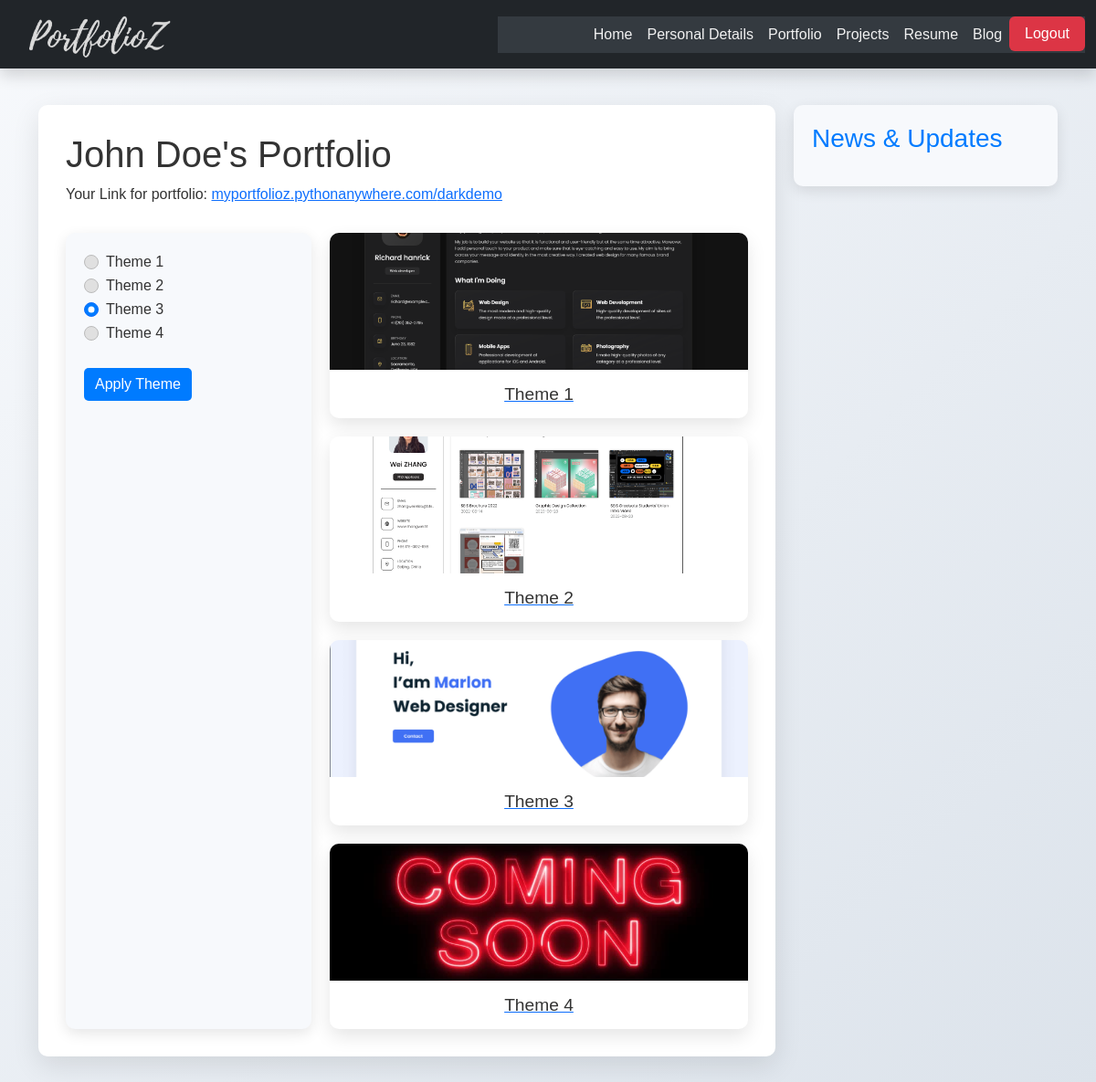
/admin (signed in), run on an earlier commit of the app's database.
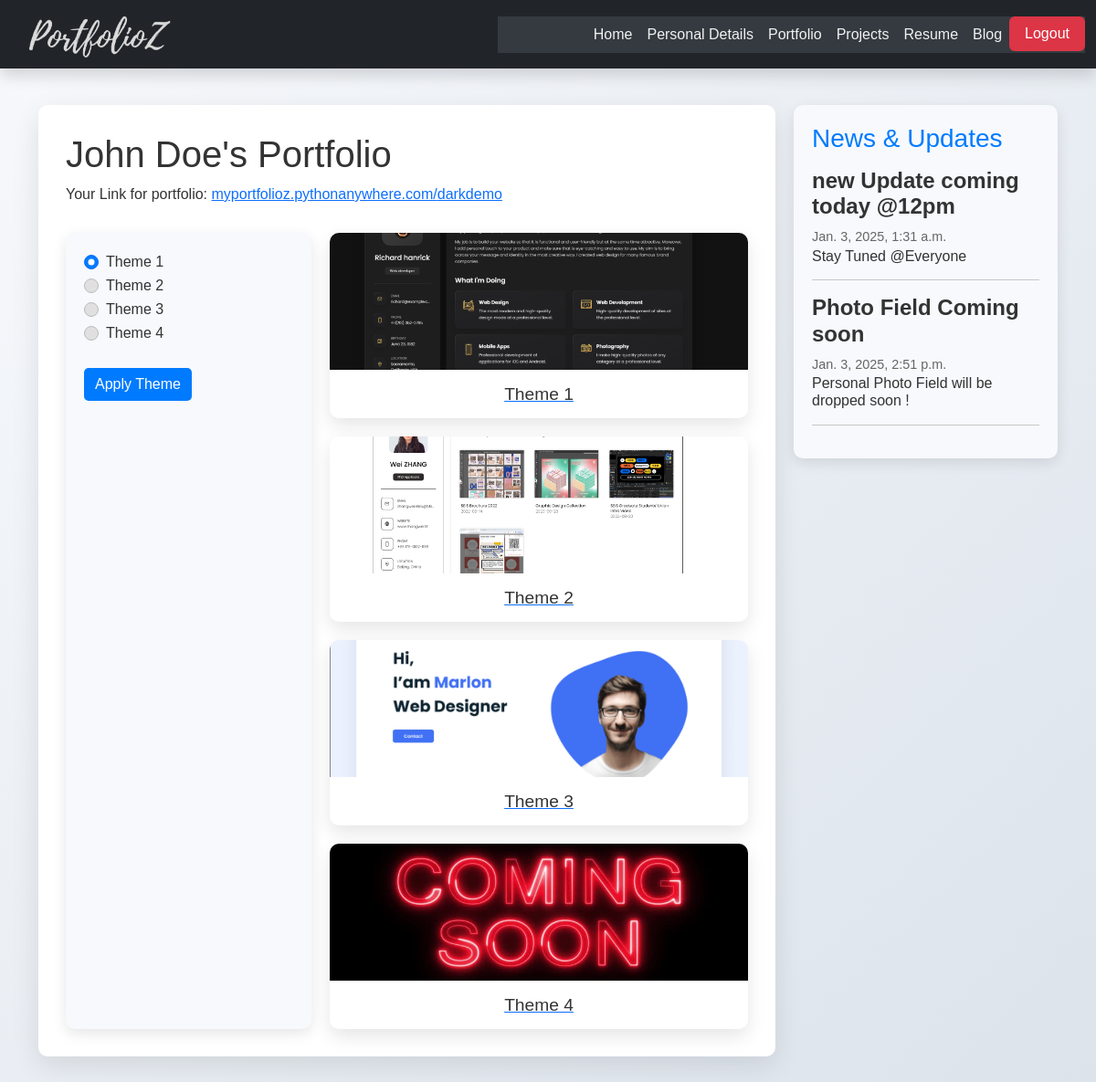
And on a later commit of the database.
### app/models.py (models this page shows)
class CustomUser(AbstractUser):
    title = models.CharField(max_length=100, blank=True, default='')
    address = models.TextField(blank=True, default='')
    phone = models.CharField(max_length=15, blank=True, default='')
    linkedin = models.CharField(max_length=30, blank=True, default='')
    twitter = models.CharField(max_length=30, blank=True, default='')
    instagram = models.CharField(max_length=30, blank=True, default='')
    dob=models.DateField(blank=True, default=datetime.date(2001, 1, 1))
    about = models.TextField(blank=True, default='',max_length=500)
    mapadd = models.TextField(blank=True, max_length=1000, default='')
    class ThemeChoices(models.IntegerChoices):
        THEME_1 = 1, 'Theme 1'
        THEME_2 = 2, 'Theme 2'
        THEME_3 = 3, 'Theme 3'
        THEME_4 = 4, 'Theme 4'
    theme = models.IntegerField(
        choices=ThemeChoices.choices,
        default=ThemeChoices.THEME_1,
    )
    paid = models.BooleanField(default=True)
    groups = models.ManyToManyField(Group, related_name='customuser_groups', blank=True)
    user_permissions = models.ManyToManyField(Permission, related_name='customuser_permissions', blank=True)

class News(models.Model):
    head=models.CharField(max_length=30)
    body=models.CharField(max_length=300)
    timex=models.DateTimeField(blank=True)

### app/views.py (the view, shortened to what this page needs)
# urls.py: path('admin', views.homepage, name='admin'),
@login_required
def homepage(request):
    news = News.objects.all()
    return render(request, 'homepage.html', {'news':news})

### templates/homepage.html (shortened to what this page needs)
{% extends 'base.html' %}
{% block content %}
<div class="container">
    <div class="main-content">
        {% if user.first_name or user.last_name %}
        <h1>{{ user.first_name }} {{ user.last_name }}'s Portfolio</h1>
        {% endif %}
        <p>Your Link for portfolio:
            <a target="_blank" href="/{{user.username}}">
                myportfolioz.pythonanywhere.com/{{user.username}}
            </a>
        </p>
        <div class="theme-selection">
            <div class="theme-form">
                <form method="post">
                    <div class="form-check">
                        <input class="form-check-input" type="radio" name="theme" id="theme1" value="1" {% if user.theme == 1 %}checked{% endif %}>
                        <label class="form-check-label" for="theme1">Theme 1</label>
                    </div>
                    <div class="form-check">
                        <input class="form-check-input" type="radio" name="theme" id="theme2" value="2" {% if user.theme == 2 %}checked{% endif %}>
                        <label class="form-check-label" for="theme2">Theme 2</label>
                    </div>
                    <div class="form-check">
                        <input class="form-check-input" type="radio" name="theme" id="theme3" value="3" {% if user.theme == 3 %}checked{% endif %}>
                        <label class="form-check-label" for="theme3">Theme 3</label>
                    </div>
                    <div class="form-check">
                        <input class="form-check-input" type="radio" name="theme" id="theme4" value="4" {% if user.theme == 4 %}checked{% endif %}>
                        <label class="form-check-label" for="theme4">Theme 4</label>
                    </div>
                    <button type="submit" class="btn btn-primary mt-4">Apply Theme</button>
                </form>
            </div>
            <div class="theme-cards">
                <a href="darkdemo" class="theme-card">
                    <img src="/static/images/theme-dark.png" alt="Theme 1">
                    <div class="card-body">
                        <h5 class="card-title">Theme 1</h5>
                    </div>
                </a>
                <a href="lightdemo" class="theme-card">
                    <img src="/static/images/theme2-light.png" alt="Theme 2">
                    <div class="card-body">
                        <h5 class="card-title">Theme 2</h5>
                    </div>
                </a>
                <a href="demo3" class="theme-card">
                    <img src="/static/images/portfolioadd.png" alt="Theme 3">
                    <div class="card-body">
                        <h5 class="card-title">Theme 3</h5>
                    </div>
                </a>
                <a href="demo4" class="theme-card">
                    <img src="/static/images/coming-soon.jpg" alt="Theme 4">
                    <div class="card-body">
                        <h5 class="card-title">Theme 4</h5>
                    </div>
                </a>
            </div>
        </div>
    </div>
    <div class="news-updates">
        <h3>News & Updates</h3>
        {%for new in news%}
        <div class="news-item">
            <div><h4><strong>{{new.head}}</strong></h4><p>{{new.timex}}</p><div>
            <h6>{{new.body}}</h6>
        </div>
        <hr>
        {%endfor%}
    </div>
</div>
{% endblock %}

### templates/base.html (shortened to what this page needs)
<!DOCTYPE html>
<html lang="en">
<head>
    <link href="https://cdn.jsdelivr.net/npm/bootstrap@5.3.0-alpha1/dist/css/bootstrap.min.css" rel="stylesheet">
</head>
<body>
    <nav class="navbar navbar-expand-lg navbar-dark bg-dark shadow">
        <div class="container-fluid">
            <a class="navbar-brand" href="{% url 'home' %}"><img src="/static/images/portfoliologo.png" alt=""></a>
            <div class="collapse navbar-collapse" id="navbarNav">
                <ul class="navbar-nav ms-auto">
                    <li class="nav-item">
                        <a class="nav-link" href="{% url 'admin' %}">Home</a>
                    </li>
                    <li class="nav-item">
                        <a class="nav-link" href="{% url 'details' %}">Personal Details</a>
                    </li>
                    <li class="nav-item">
                        <a class="nav-link" href="{% url 'portfolio' user.username %}" target="_blank">Portfolio</a>
                    </li>
                    <li class="nav-item">
                        <a class="nav-link" href="{% url 'projects' %}">Projects</a>
                    </li>
                    <li class="nav-item">
                        <a class="nav-link" href="{% url 'resume' %}">Resume</a>
                    </li>
                    <li class="nav-item">
                        <a class="nav-link" href="{% url 'blog' %}">Blog</a>
                    </li>
                    <li class="nav-item">
                        <a class="btn btn-logout px-3" href="{% url 'logout' %}">Logout</a>
                    </li>
                </ul>
            </div>
        </div>
    </nav>
    {% block content %}{% endblock %}
</body>
</html>

### templates/homepage.html (style rules this page uses)
body { font-family: 'Arial', sans-serif; background: linear-gradient(135deg, #f7f9fc, #dce3eb); color: #333; margin: 0; padding: 0; }
.container { margin: 40px auto; display: flex; gap: 20px; }
.main-content { flex: 3; background: #ffffff; padding: 30px; border-radius: 10px; box-shadow: 0px 10px 30px rgba(0, 0, 0, 0.1); }
.news-updates { flex: 1; background: #f7f9fc; padding: 20px; border-radius: 10px; box-shadow: 0px 5px 15px rgba(0, 0, 0, 0.1); height: fit-content; }
.news-updates h3 { margin-bottom: 15px; color: #007bff; }
.news-item { margin-bottom: 15px; }
.news-item p { margin: 5px 0 0; font-size: 0.9rem; color: #666; }
.theme-selection { display: flex; gap: 20px; margin-top: 30px; }
.theme-form { flex: 1; background-color: #f7f9fc; padding: 20px; border-radius: 10px; box-shadow: 0px 5px 15px rgba(0, 0, 0, 0.1); }
.theme-cards { flex: 2; display: grid; grid-template-columns: repeat(auto-fill, minmax(250px, 1fr)); gap: 20px; }
.theme-card { background: #ffffff; border-radius: 10px; overflow: hidden; box-shadow: 0px 8px 20px rgba(0, 0, 0, 0.1); transition: transform 0.3s, box-shadow 0.3s; }
.theme-card img { width: 100%; height: 150px; object-fit: cover; }
.theme-card .card-body { padding: 15px; text-align: center; }
.theme-card .card-title { margin-bottom: 0; font-size: 1.2rem; color: #333; }
.form-check-label { color: #333; }
.form-check-input { background-color: #e0e0e0; border-color: #bbb; }
.form-check-input:checked { background-color: #007bff; }
.btn-primary { background-color: #007bff; color: white; border-radius: 5px; border: none; }

### templates/base.html (style rules this page uses)
.btn-logout { background-color: #dc3545; color: white; }
.navbar { height: 75px; }
.navbar img { width: 30%; margin-left: 20px; }
.navbar-dark .nav-link { color: #f1f1f1 !important; font-size: 1rem; transition: color 0.3s; }
.navbar-collapse { background-color: #343a40; }

What changed in the data, as far as the page shows it:
changed CustomUser "John": theme "☐ Theme 1" → "☑ Theme 1"; theme "☑ Theme 3" → "☐ Theme 3"
added News: head "new Update coming today @12pm", timex "Jan. 3, 2025, 1:31 a.m.", body "Stay Tuned @Everyone"
added News: head "Photo Field Coming soon", timex "Jan. 3, 2025, 2:51 p.m.", body "Personal Photo Field will be dropped soon !"
